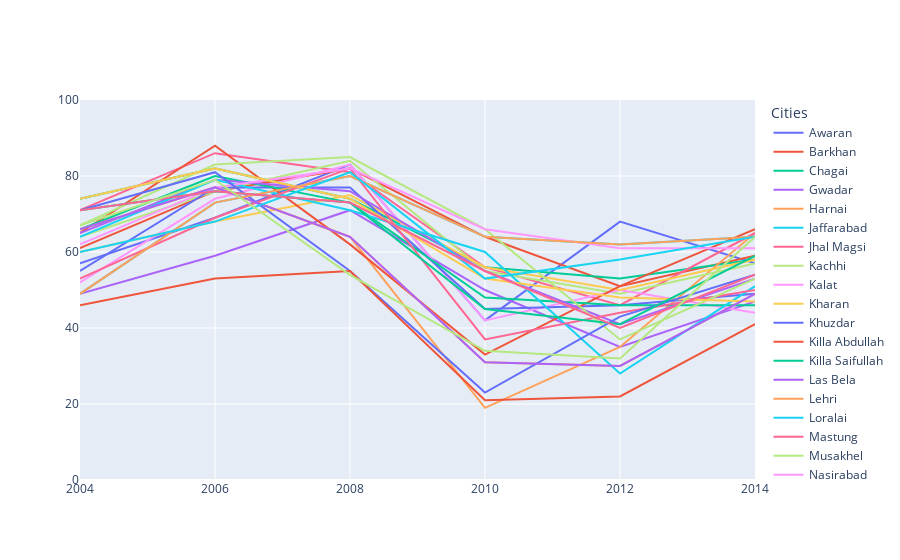
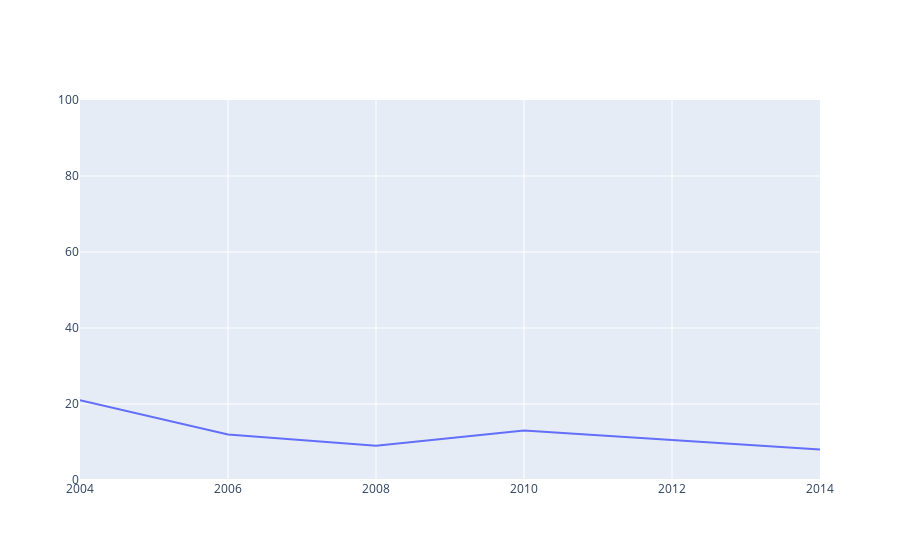
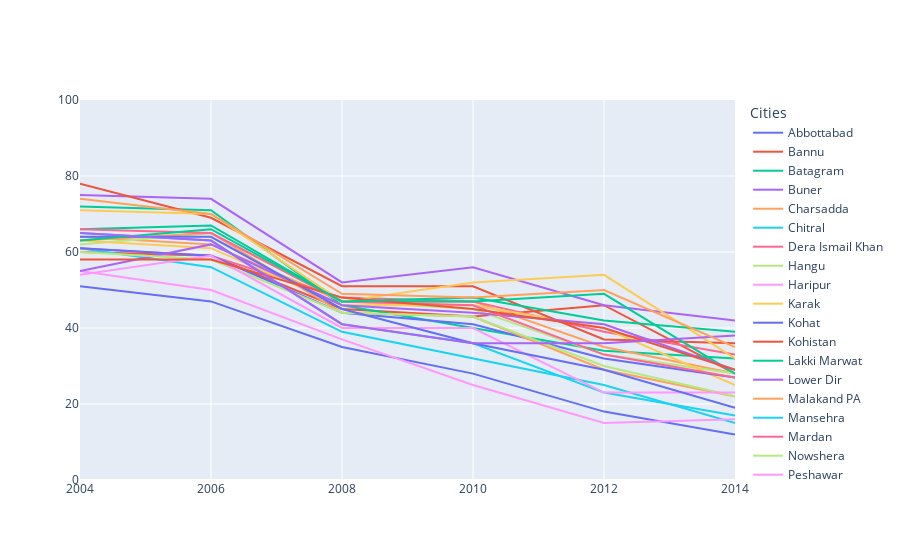
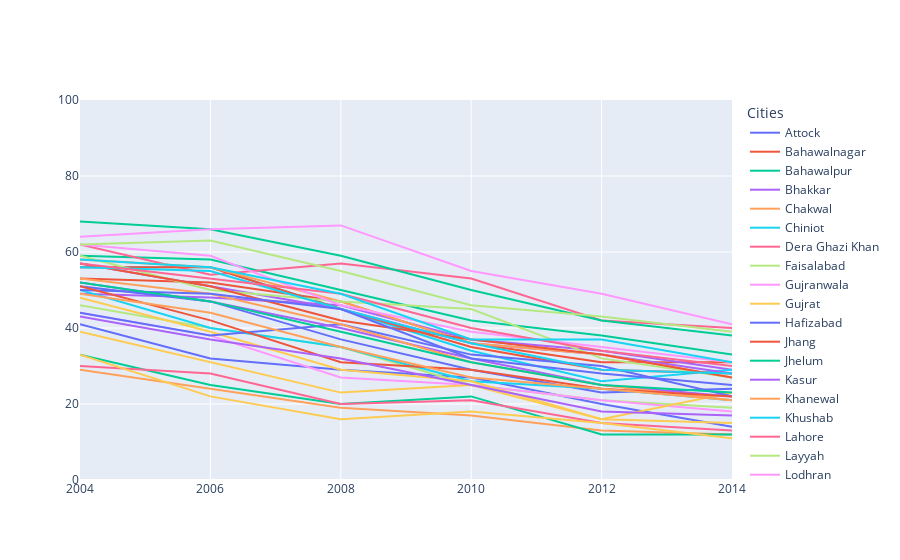

Write notebook code for charts like these, in order.
### Code cell
import plotly.graph_objects as go
from plotly.offline import iplot
import plotly.express as px
from itertools import cycle

# colors
palette = cycle(px.colors.qualitative.Bold)
#palette = cycle(px.colors.sequential.PuBu)

starting_year = 2004
ending_year = 2014

new_df = df[['Province', 'District', 'Year' , 'Poverty Rate (%)']]
grouped_df = new_df.groupby(['Province'])


for name, group in grouped_df:
#     print(group.reset_index(drop=True))
    dist_groups = group.groupby(['District'])
    print(name.upper())
    
    
    fig = go.Figure()

    # Set axes ranges
    fig.update_xaxes(range=[2004, 2014])
    fig.update_yaxes(range=[0, 100])
    
    for dis_name, dis_group in dist_groups:
        dis_group = dis_group.reset_index(drop=True)
#         print(dis_group)
        
        min_poverty =  dis_group.loc[dis_group['Year']==2004]
        max_poverty =  dis_group.loc[dis_group['Year']==2014]
        
        #print("MIN POVERTY=", min_poverty)
        if len(min_poverty) != 0 and  len(max_poverty) != 0:
            min_poverty = min_poverty.iloc[0]['Poverty Rate (%)']
            max_poverty = max_poverty.iloc[0]['Poverty Rate (%)']
            
            fig.add_trace(go.Scatter(
                x=dis_group['Year'],
                y=dis_group['Poverty Rate (%)'],
#                 xref="x",
#                 yref="y",
#                 x0=starting_year,
#                 y0=min_poverty,
#                 x1=ending_year,
#                 y1=max_poverty,
                name=dis_name,
                mode="lines",
                opacity = 1,
                marker = dict(size =0.5 ,  line=dict(width=0.1)),
                

                #width=1,
            ))
    fig.update_layout(legend_title_text='Cities')       
    fig.show()

### Figure 1 — Plotly figure (JSON) as saved in the notebook; plotly's stock layout.template omitted (floating-point values rounded to 4 significant figures)
{"data": [{"marker": {"line": {"width": 0.1}, "size": 0.5}, "mode": "lines", "name": "Awaran", "opacity": 1, "type": "scatter", "x": [2004, 2006, 2008, 2010, 2012, 2014], "y": [57, 69, 83, 42, 68, 57]}, {"marker": {"line": {"width": 0.1}, "size": 0.5}, "mode": "lines", "name": "Barkhan", "opacity": 1, "type": "scatter", "x": [2004, 2006, 2008, 2010, 2012, 2014], "y": [61, 76, 82, 64, 51, 59]}, {"marker": {"line": {"width": 0.1}, "size": 0.5}, "mode": "lines", "name": "Chagai", "opacity": 1, "type": "scatter", "x": [2004, 2006, 2008, 2010, 2012, 2014], "y": [74, 82, 74, 56, 53, 58]}, {"marker": {"line": {"width": 0.1}, "size": 0.5}, "mode": "lines", "name": "Gwadar", "opacity": 1, "type": "scatter", "x": [2004, 2006, 2008, 2010, 2012, 2014], "y": [49, 59, 71, 50, 35, 47]}, {"marker": {"line": {"width": 0.1}, "size": 0.5}, "mode": "lines", "name": "Harnai", "opacity": 1, "type": "scatter", "x": [2004, 2006, 2008, 2010, 2012, 2014], "y": [66, 77, 64, 19, 35, 65]}, {"marker": {"line": {"width": 0.1}, "size": 0.5}, "mode": "lines", "name": "Jaffarabad", "opacity": 1, "type": "scatter", "x": [2004, 2006, 2008, 2010, 2012, 2014], "y": [49, 73, 80, 64, 62, 64]}, {"marker": {"line": {"width": 0.1}, "size": 0.5}, "mode": "lines", "name": "Jhal Magsi", "opacity": 1, "type": "scatter", "x": [2004, 2006, 2008, 2010, 2012, 2014], "y": [71, 86, 81, 56, 46, 65]}, {"marker": {"line": {"width": 0.1}, "size": 0.5}, "mode": "lines", "name": "Kachhi", "opacity": 1, "type": "scatter", "x": [2004, 2006, 2008, 2010, 2012, 2014], "y": [64, 76, 84, 55, 49, 57]}, {"marker": {"line": {"width": 0.1}, "size": 0.5}, "mode": "lines", "name": "Kalat", "opacity": 1, "type": "scatter", "x": [2004, 2006, 2008, 2010, 2012, 2014], "y": [52, 74, 83, 42, 50, 44]}, {"marker": {"line": {"width": 0.1}, "size": 0.5}, "mode": "lines", "name": "Kharan", "opacity": 1, "type": "scatter", "x": [2004, 2006, 2008, 2010, 2012, 2014], "y": [60, 68, 75, 56, 50, 58]}, {"marker": {"line": {"width": 0.1}, "size": 0.5}, "mode": "lines", "name": "Khuzdar", "opacity": 1, "type": "scatter", "x": [2004, 2006, 2008, 2010, 2012, 2014], "y": [55, 77, 77, 45, 46, 49]}, {"marker": {"line": {"width": 0.1}, "size": 0.5}, "mode": "lines", "name": "Killa Abdullah", "opacity": 1, "type": "scatter", "x": [2004, 2006, 2008, 2010, 2012, 2014], "y": [65, 88, 62, 33, 51, 66]}, {"marker": {"line": {"width": 0.1}, "size": 0.5}, "mode": "lines", "name": "Killa Saifullah", "opacity": 1, "type": "scatter", "x": [2004, 2006, 2008, 2010, 2012, 2014], "y": [66, 80, 73, 48, 46, 46]}, {"marker": {"line": {"width": 0.1}, "size": 0.5}, "mode": "lines", "name": "Las Bela", "opacity": 1, "type": "scatter", "x": [2004, 2006, 2008, 2010, 2012, 2014], "y": [65, 79, 76, 55, 41, 53]}, {"marker": {"line": {"width": 0.1}, "size": 0.5}, "mode": "lines", "name": "Lehri", "opacity": 1, "type": "scatter", "x": [2004, 2006, 2008, 2010, 2012, 2014], "y": [66, 77, 64, 31, 30, 49]}, {"marker": {"line": {"width": 0.1}, "size": 0.5}, "mode": "lines", "name": "Loralai", "opacity": 1, "type": "scatter", "x": [2004, 2006, 2008, 2010, 2012, 2014], "y": [64, 79, 71, 60, 28, 51]}, {"marker": {"line": {"width": 0.1}, "size": 0.5}, "mode": "lines", "name": "Mastung", "opacity": 1, "type": "scatter", "x": [2004, 2006, 2008, 2010, 2012, 2014], "y": [53, 69, 82, 37, 44, 50]}, {"marker": {"line": {"width": 0.1}, "size": 0.5}, "mode": "lines", "name": "Musakhel", "opacity": 1, "type": "scatter", "x": [2004, 2006, 2008, 2010, 2012, 2014], "y": [67, 83, 85, 66, 37, 53]}, {"marker": {"line": {"width": 0.1}, "size": 0.5}, "mode": "lines", "name": "Nasirabad", "opacity": 1, "type": "scatter", "x": [2004, 2006, 2008, 2010, 2012, 2014], "y": [62, 77, 82, 66, 61, 61]}, {"marker": {"line": {"width": 0.1}, "size": 0.5}, "mode": "lines", "name": "Nushki", "opacity": 1, "type": "scatter", "x": [2004, 2006, 2008, 2010, 2012, 2014], "y": [74, 82, 74, 53, 48, 47]}, {"marker": {"line": {"width": 0.1}, "size": 0.5}, "mode": "lines", "name": "Pishin", "opacity": 1, "type": "scatter", "x": [2004, 2006, 2008, 2010, 2012, 2014], "y": [71, 81, 55, 23, 43, 54]}, {"marker": {"line": {"width": 0.1}, "size": 0.5}, "mode": "lines", "name": "Quetta", "opacity": 1, "type": "scatter", "x": [2004, 2006, 2008, 2010, 2012, 2014], "y": [46, 53, 55, 21, 22, 41]}, {"marker": {"line": {"width": 0.1}, "size": 0.5}, "mode": "lines", "name": "Sheerani", "opacity": 1, "type": "scatter", "x": [2004, 2006, 2008, 2010, 2012, 2014], "y": [71, 76, 73, 45, 41, 59]}, {"marker": {"line": {"width": 0.1}, "size": 0.5}, "mode": "lines", "name": "Sibi", "opacity": 1, "type": "scatter", "x": [2004, 2006, 2008, 2010, 2012, 2014], "y": [66, 77, 64, 31, 30, 49]}, {"marker": {"line": {"width": 0.1}, "size": 0.5}, "mode": "lines", "name": "Sohbatpur", "opacity": 1, "type": "scatter", "x": [2004, 2006, 2008, 2010, 2012, 2014], "y": [49, 73, 80, 64, 62, 64]}, {"marker": {"line": {"width": 0.1}, "size": 0.5}, "mode": "lines", "name": "Washuk", "opacity": 1, "type": "scatter", "x": [2004, 2006, 2008, 2010, 2012, 2014], "y": [60, 68, 81, 53, 58, 64]}, {"marker": {"line": {"width": 0.1}, "size": 0.5}, "mode": "lines", "name": "Zhob", "opacity": 1, "type": "scatter", "x": [2004, 2006, 2008, 2010, 2012, 2014], "y": [71, 76, 73, 55, 40, 54]}, {"marker": {"line": {"width": 0.1}, "size": 0.5}, "mode": "lines", "name": "Ziarat", "opacity": 1, "type": "scatter", "x": [2004, 2006, 2008, 2010, 2012, 2014], "y": [67, 79, 54, 34, 32, 64]}], "layout": {"legend": {"title": {"text": "Cities"}}, "xaxis": {"range": [2004, 2014]}, "yaxis": {"range": [0, 100]}}}

### Figure 2 — Plotly figure (JSON) as saved in the notebook; plotly's stock layout.template omitted (floating-point values rounded to 4 significant figures)
{"data": [{"marker": {"line": {"width": 0.1}, "size": 0.5}, "mode": "lines", "name": "Islamabad", "opacity": 1, "type": "scatter", "x": [2004, 2006, 2008, 2010, 2014], "y": [21, 12, 9, 13, 8]}], "layout": {"legend": {"title": {"text": "Cities"}}, "xaxis": {"range": [2004, 2014]}, "yaxis": {"range": [0, 100]}}}

### Figure 3 — Plotly figure (JSON) as saved in the notebook; plotly's stock layout.template omitted (floating-point values rounded to 4 significant figures)
{"data": [{"marker": {"line": {"width": 0.1}, "size": 0.5}, "mode": "lines", "name": "Abbottabad", "opacity": 1, "type": "scatter", "x": [2004, 2006, 2008, 2010, 2012, 2014], "y": [51, 47, 35, 28, 18, 12]}, {"marker": {"line": {"width": 0.1}, "size": 0.5}, "mode": "lines", "name": "Bannu", "opacity": 1, "type": "scatter", "x": [2004, 2006, 2008, 2010, 2012, 2014], "y": [60, 59, 45, 43, 46, 28]}, {"marker": {"line": {"width": 0.1}, "size": 0.5}, "mode": "lines", "name": "Batagram", "opacity": 1, "type": "scatter", "x": [2004, 2006, 2008, 2010, 2012, 2014], "y": [72, 71, 46, 40, 34, 32]}, {"marker": {"line": {"width": 0.1}, "size": 0.5}, "mode": "lines", "name": "Buner", "opacity": 1, "type": "scatter", "x": [2004, 2006, 2008, 2010, 2012, 2014], "y": [75, 74, 52, 56, 46, 42]}, {"marker": {"line": {"width": 0.1}, "size": 0.5}, "mode": "lines", "name": "Charsadda", "opacity": 1, "type": "scatter", "x": [2004, 2006, 2008, 2010, 2012, 2014], "y": [64, 62, 47, 47, 35, 28]}, {"marker": {"line": {"width": 0.1}, "size": 0.5}, "mode": "lines", "name": "Chitral", "opacity": 1, "type": "scatter", "x": [2004, 2006, 2008, 2010, 2012, 2014], "y": [61, 56, 39, 32, 25, 15]}, {"marker": {"line": {"width": 0.1}, "size": 0.5}, "mode": "lines", "name": "Dera Ismail Khan", "opacity": 1, "type": "scatter", "x": [2004, 2006, 2008, 2010, 2012, 2014], "y": [61, 59, 48, 47, 39, 33]}, {"marker": {"line": {"width": 0.1}, "size": 0.5}, "mode": "lines", "name": "Hangu", "opacity": 1, "type": "scatter", "x": [2004, 2006, 2008, 2010, 2012, 2014], "y": [62, 65, 47, 45, 33, 28]}, {"marker": {"line": {"width": 0.1}, "size": 0.5}, "mode": "lines", "name": "Haripur", "opacity": 1, "type": "scatter", "x": [2004, 2006, 2008, 2010, 2012, 2014], "y": [55, 50, 37, 25, 15, 16]}, {"marker": {"line": {"width": 0.1}, "size": 0.5}, "mode": "lines", "name": "Karak", "opacity": 1, "type": "scatter", "x": [2004, 2006, 2008, 2010, 2012, 2014], "y": [63, 61, 46, 46, 40, 25]}, {"marker": {"line": {"width": 0.1}, "size": 0.5}, "mode": "lines", "name": "Kohat", "opacity": 1, "type": "scatter", "x": [2004, 2006, 2008, 2010, 2012, 2014], "y": [61, 59, 44, 41, 32, 27]}, {"marker": {"line": {"width": 0.1}, "size": 0.5}, "mode": "lines", "name": "Kohistan", "opacity": 1, "type": "scatter", "x": [2004, 2006, 2008, 2010, 2012, 2014], "y": [78, 69, 51, 51, 37, 36]}, {"marker": {"line": {"width": 0.1}, "size": 0.5}, "mode": "lines", "name": "Lakki Marwat", "opacity": 1, "type": "scatter", "x": [2004, 2006, 2008, 2010, 2012, 2014], "y": [66, 67, 47, 47, 49, 28]}, {"marker": {"line": {"width": 0.1}, "size": 0.5}, "mode": "lines", "name": "Lower Dir", "opacity": 1, "type": "scatter", "x": [2004, 2006, 2008, 2010, 2012, 2014], "y": [55, 62, 46, 44, 41, 29]}, {"marker": {"line": {"width": 0.1}, "size": 0.5}, "mode": "lines", "name": "Malakand PA", "opacity": 1, "type": "scatter", "x": [2004, 2006, 2008, 2010, 2012, 2014], "y": [63, 65, 44, 43, 29, 22]}, {"marker": {"line": {"width": 0.1}, "size": 0.5}, "mode": "lines", "name": "Mansehra", "opacity": 1, "type": "scatter", "x": [2004, 2006, 2008, 2010, 2012, 2014], "y": [65, 63, 41, 36, 23, 17]}, {"marker": {"line": {"width": 0.1}, "size": 0.5}, "mode": "lines", "name": "Mardan", "opacity": 1, "type": "scatter", "x": [2004, 2006, 2008, 2010, 2012, 2014], "y": [66, 65, 47, 46, 33, 27]}, {"marker": {"line": {"width": 0.1}, "size": 0.5}, "mode": "lines", "name": "Nowshera", "opacity": 1, "type": "scatter", "x": [2004, 2006, 2008, 2010, 2012, 2014], "y": [60, 58, 44, 43, 30, 22]}, {"marker": {"line": {"width": 0.1}, "size": 0.5}, "mode": "lines", "name": "Peshawar", "opacity": 1, "type": "scatter", "x": [2004, 2006, 2008, 2010, 2012, 2014], "y": [54, 59, 40, 40, 23, 23]}, {"marker": {"line": {"width": 0.1}, "size": 0.5}, "mode": "lines", "name": "Shangla", "opacity": 1, "type": "scatter", "x": [2004, 2006, 2008, 2010, 2012, 2014], "y": [71, 70, 47, 52, 54, 32]}, {"marker": {"line": {"width": 0.1}, "size": 0.5}, "mode": "lines", "name": "Swabi", "opacity": 1, "type": "scatter", "x": [2004, 2006, 2008, 2010, 2012, 2014], "y": [64, 64, 45, 36, 29, 19]}, {"marker": {"line": {"width": 0.1}, "size": 0.5}, "mode": "lines", "name": "Swat", "opacity": 1, "type": "scatter", "x": [2004, 2006, 2008, 2010, 2012, 2014], "y": [58, 58, 48, 45, 40, 29]}, {"marker": {"line": {"width": 0.1}, "size": 0.5}, "mode": "lines", "name": "Tank", "opacity": 1, "type": "scatter", "x": [2004, 2006, 2008, 2010, 2012, 2014], "y": [63, 66, 47, 48, 42, 39]}, {"marker": {"line": {"width": 0.1}, "size": 0.5}, "mode": "lines", "name": "Tor Ghar", "opacity": 1, "type": "scatter", "x": [2004, 2006, 2008, 2010, 2012, 2014], "y": [65, 63, 41, 36, 36, 38]}, {"marker": {"line": {"width": 0.1}, "size": 0.5}, "mode": "lines", "name": "Upper Dir", "opacity": 1, "type": "scatter", "x": [2004, 2006, 2008, 2010, 2012, 2014], "y": [74, 70, 49, 48, 50, 35]}], "layout": {"legend": {"title": {"text": "Cities"}}, "xaxis": {"range": [2004, 2014]}, "yaxis": {"range": [0, 100]}}}

### Figure 4 — Plotly figure (JSON) as saved in the notebook; plotly's stock layout.template omitted (floating-point values rounded to 4 significant figures)
{"data": [{"marker": {"line": {"width": 0.1}, "size": 0.5}, "mode": "lines", "name": "Attock", "opacity": 1, "type": "scatter", "x": [2004, 2006, 2008, 2010, 2012, 2014], "y": [41, 32, 29, 27, 20, 14]}, {"marker": {"line": {"width": 0.1}, "size": 0.5}, "mode": "lines", "name": "Bahawalnagar", "opacity": 1, "type": "scatter", "x": [2004, 2006, 2008, 2010, 2012, 2014], "y": [53, 52, 47, 36, 31, 31]}, {"marker": {"line": {"width": 0.1}, "size": 0.5}, "mode": "lines", "name": "Bahawalpur", "opacity": 1, "type": "scatter", "x": [2004, 2006, 2008, 2010, 2012, 2014], "y": [59, 58, 50, 42, 38, 33]}, {"marker": {"line": {"width": 0.1}, "size": 0.5}, "mode": "lines", "name": "Bhakkar", "opacity": 1, "type": "scatter", "x": [2004, 2006, 2008, 2010, 2012, 2014], "y": [49, 48, 46, 37, 34, 29]}, {"marker": {"line": {"width": 0.1}, "size": 0.5}, "mode": "lines", "name": "Chakwal", "opacity": 1, "type": "scatter", "x": [2004, 2006, 2008, 2010, 2012, 2014], "y": [29, 24, 19, 17, 13, 12]}, {"marker": {"line": {"width": 0.1}, "size": 0.5}, "mode": "lines", "name": "Chiniot", "opacity": 1, "type": "scatter", "x": [2004, 2006, 2008, 2010, 2012, 2014], "y": [56, 56, 45, 34, 26, 29]}, {"marker": {"line": {"width": 0.1}, "size": 0.5}, "mode": "lines", "name": "Dera Ghazi Khan", "opacity": 1, "type": "scatter", "x": [2004, 2006, 2008, 2010, 2012, 2014], "y": [62, 54, 57, 53, 42, 40]}, {"marker": {"line": {"width": 0.1}, "size": 0.5}, "mode": "lines", "name": "Faisalabad", "opacity": 1, "type": "scatter", "x": [2004, 2006, 2008, 2010, 2012, 2014], "y": [46, 40, 35, 25, 21, 19]}, {"marker": {"line": {"width": 0.1}, "size": 0.5}, "mode": "lines", "name": "Gujranwala", "opacity": 1, "type": "scatter", "x": [2004, 2006, 2008, 2010, 2012, 2014], "y": [44, 38, 27, 25, 21, 18]}, {"marker": {"line": {"width": 0.1}, "size": 0.5}, "mode": "lines", "name": "Gujrat", "opacity": 1, "type": "scatter", "x": [2004, 2006, 2008, 2010, 2012, 2014], "y": [39, 31, 23, 25, 16, 15]}, {"marker": {"line": {"width": 0.1}, "size": 0.5}, "mode": "lines", "name": "Hafizabad", "opacity": 1, "type": "scatter", "x": [2004, 2006, 2008, 2010, 2012, 2014], "y": [51, 47, 37, 29, 23, 24]}, {"marker": {"line": {"width": 0.1}, "size": 0.5}, "mode": "lines", "name": "Jhang", "opacity": 1, "type": "scatter", "x": [2004, 2006, 2008, 2010, 2012, 2014], "y": [56, 56, 45, 35, 29, 28]}, {"marker": {"line": {"width": 0.1}, "size": 0.5}, "mode": "lines", "name": "Jhelum", "opacity": 1, "type": "scatter", "x": [2004, 2006, 2008, 2010, 2012, 2014], "y": [33, 25, 20, 22, 12, 12]}, {"marker": {"line": {"width": 0.1}, "size": 0.5}, "mode": "lines", "name": "Kasur", "opacity": 1, "type": "scatter", "x": [2004, 2006, 2008, 2010, 2012, 2014], "y": [57, 51, 45, 36, 33, 28]}, {"marker": {"line": {"width": 0.1}, "size": 0.5}, "mode": "lines", "name": "Khanewal", "opacity": 1, "type": "scatter", "x": [2004, 2006, 2008, 2010, 2012, 2014], "y": [58, 56, 47, 36, 33, 27]}, {"marker": {"line": {"width": 0.1}, "size": 0.5}, "mode": "lines", "name": "Khushab", "opacity": 1, "type": "scatter", "x": [2004, 2006, 2008, 2010, 2012, 2014], "y": [50, 40, 35, 26, 24, 21]}, {"marker": {"line": {"width": 0.1}, "size": 0.5}, "mode": "lines", "name": "Lahore", "opacity": 1, "type": "scatter", "x": [2004, 2006, 2008, 2010, 2012, 2014], "y": [30, 28, 20, 21, 15, 13]}, {"marker": {"line": {"width": 0.1}, "size": 0.5}, "mode": "lines", "name": "Layyah", "opacity": 1, "type": "scatter", "x": [2004, 2006, 2008, 2010, 2012, 2014], "y": [59, 50, 47, 45, 32, 27]}, {"marker": {"line": {"width": 0.1}, "size": 0.5}, "mode": "lines", "name": "Lodhran", "opacity": 1, "type": "scatter", "x": [2004, 2006, 2008, 2010, 2012, 2014], "y": [62, 59, 46, 39, 35, 31]}, {"marker": {"line": {"width": 0.1}, "size": 0.5}, "mode": "lines", "name": "Mandi Bahauddin", "opacity": 1, "type": "scatter", "x": [2004, 2006, 2008, 2010, 2012, 2014], "y": [48, 39, 29, 26, 16, 23]}, {"marker": {"line": {"width": 0.1}, "size": 0.5}, "mode": "lines", "name": "Mianwali", "opacity": 1, "type": "scatter", "x": [2004, 2006, 2008, 2010, 2012, 2014], "y": [44, 38, 41, 33, 30, 22]}, {"marker": {"line": {"width": 0.1}, "size": 0.5}, "mode": "lines", "name": "Multan", "opacity": 1, "type": "scatter", "x": [2004, 2006, 2008, 2010, 2012, 2014], "y": [57, 51, 42, 37, 33, 27]}, {"marker": {"line": {"width": 0.1}, "size": 0.5}, "mode": "lines", "name": "Muzaffargarh", "opacity": 1, "type": "scatter", "x": [2004, 2006, 2008, 2010, 2012, 2014], "y": [68, 66, 59, 50, 42, 38]}, {"marker": {"line": {"width": 0.1}, "size": 0.5}, "mode": "lines", "name": "Nankana Sahib", "opacity": 1, "type": "scatter", "x": [2004, 2006, 2008, 2010, 2012, 2014], "y": [52, 47, 40, 32, 25, 22]}, {"marker": {"line": {"width": 0.1}, "size": 0.5}, "mode": "lines", "name": "Narowal", "opacity": 1, "type": "scatter", "x": [2004, 2006, 2008, 2010, 2012, 2014], "y": [53, 49, 41, 31, 25, 21]}, {"marker": {"line": {"width": 0.1}, "size": 0.5}, "mode": "lines", "name": "Okara", "opacity": 1, "type": "scatter", "x": [2004, 2006, 2008, 2010, 2012, 2014], "y": [56, 55, 45, 36, 29, 28]}, {"marker": {"line": {"width": 0.1}, "size": 0.5}, "mode": "lines", "name": "Pakpattan", "opacity": 1, "type": "scatter", "x": [2004, 2006, 2008, 2010, 2012, 2014], "y": [57, 53, 49, 40, 34, 30]}, {"marker": {"line": {"width": 0.1}, "size": 0.5}, "mode": "lines", "name": "Rahim Yar Khan", "opacity": 1, "type": "scatter", "x": [2004, 2006, 2008, 2010, 2012, 2014], "y": [62, 63, 55, 46, 43, 39]}, {"marker": {"line": {"width": 0.1}, "size": 0.5}, "mode": "lines", "name": "Rajanpur", "opacity": 1, "type": "scatter", "x": [2004, 2006, 2008, 2010, 2012, 2014], "y": [64, 66, 67, 55, 49, 41]}, {"marker": {"line": {"width": 0.1}, "size": 0.5}, "mode": "lines", "name": "Rawalpindi", "opacity": 1, "type": "scatter", "x": [2004, 2006, 2008, 2010, 2012, 2014], "y": [33, 22, 16, 18, 15, 11]}, {"marker": {"line": {"width": 0.1}, "size": 0.5}, "mode": "lines", "name": "Sahiwal", "opacity": 1, "type": "scatter", "x": [2004, 2006, 2008, 2010, 2012, 2014], "y": [50, 49, 45, 32, 28, 25]}, {"marker": {"line": {"width": 0.1}, "size": 0.5}, "mode": "lines", "name": "Sargodha", "opacity": 1, "type": "scatter", "x": [2004, 2006, 2008, 2010, 2012, 2014], "y": [51, 42, 31, 29, 24, 22]}, {"marker": {"line": {"width": 0.1}, "size": 0.5}, "mode": "lines", "name": "Sheikhupura", "opacity": 1, "type": "scatter", "x": [2004, 2006, 2008, 2010, 2012, 2014], "y": [52, 47, 39, 31, 25, 23]}, {"marker": {"line": {"width": 0.1}, "size": 0.5}, "mode": "lines", "name": "Sialkot", "opacity": 1, "type": "scatter", "x": [2004, 2006, 2008, 2010, 2012, 2014], "y": [43, 37, 32, 25, 18, 17]}, {"marker": {"line": {"width": 0.1}, "size": 0.5}, "mode": "lines", "name": "Toba Tek Singh", "opacity": 1, "type": "scatter", "x": [2004, 2006, 2008, 2010, 2012, 2014], "y": [49, 44, 35, 27, 24, 21]}, {"marker": {"line": {"width": 0.1}, "size": 0.5}, "mode": "lines", "name": "Vehari", "opacity": 1, "type": "scatter", "x": [2004, 2006, 2008, 2010, 2012, 2014], "y": [58, 56, 49, 37, 37, 31]}], "layout": {"legend": {"title": {"text": "Cities"}}, "xaxis": {"range": [2004, 2014]}, "yaxis": {"range": [0, 100]}}}
